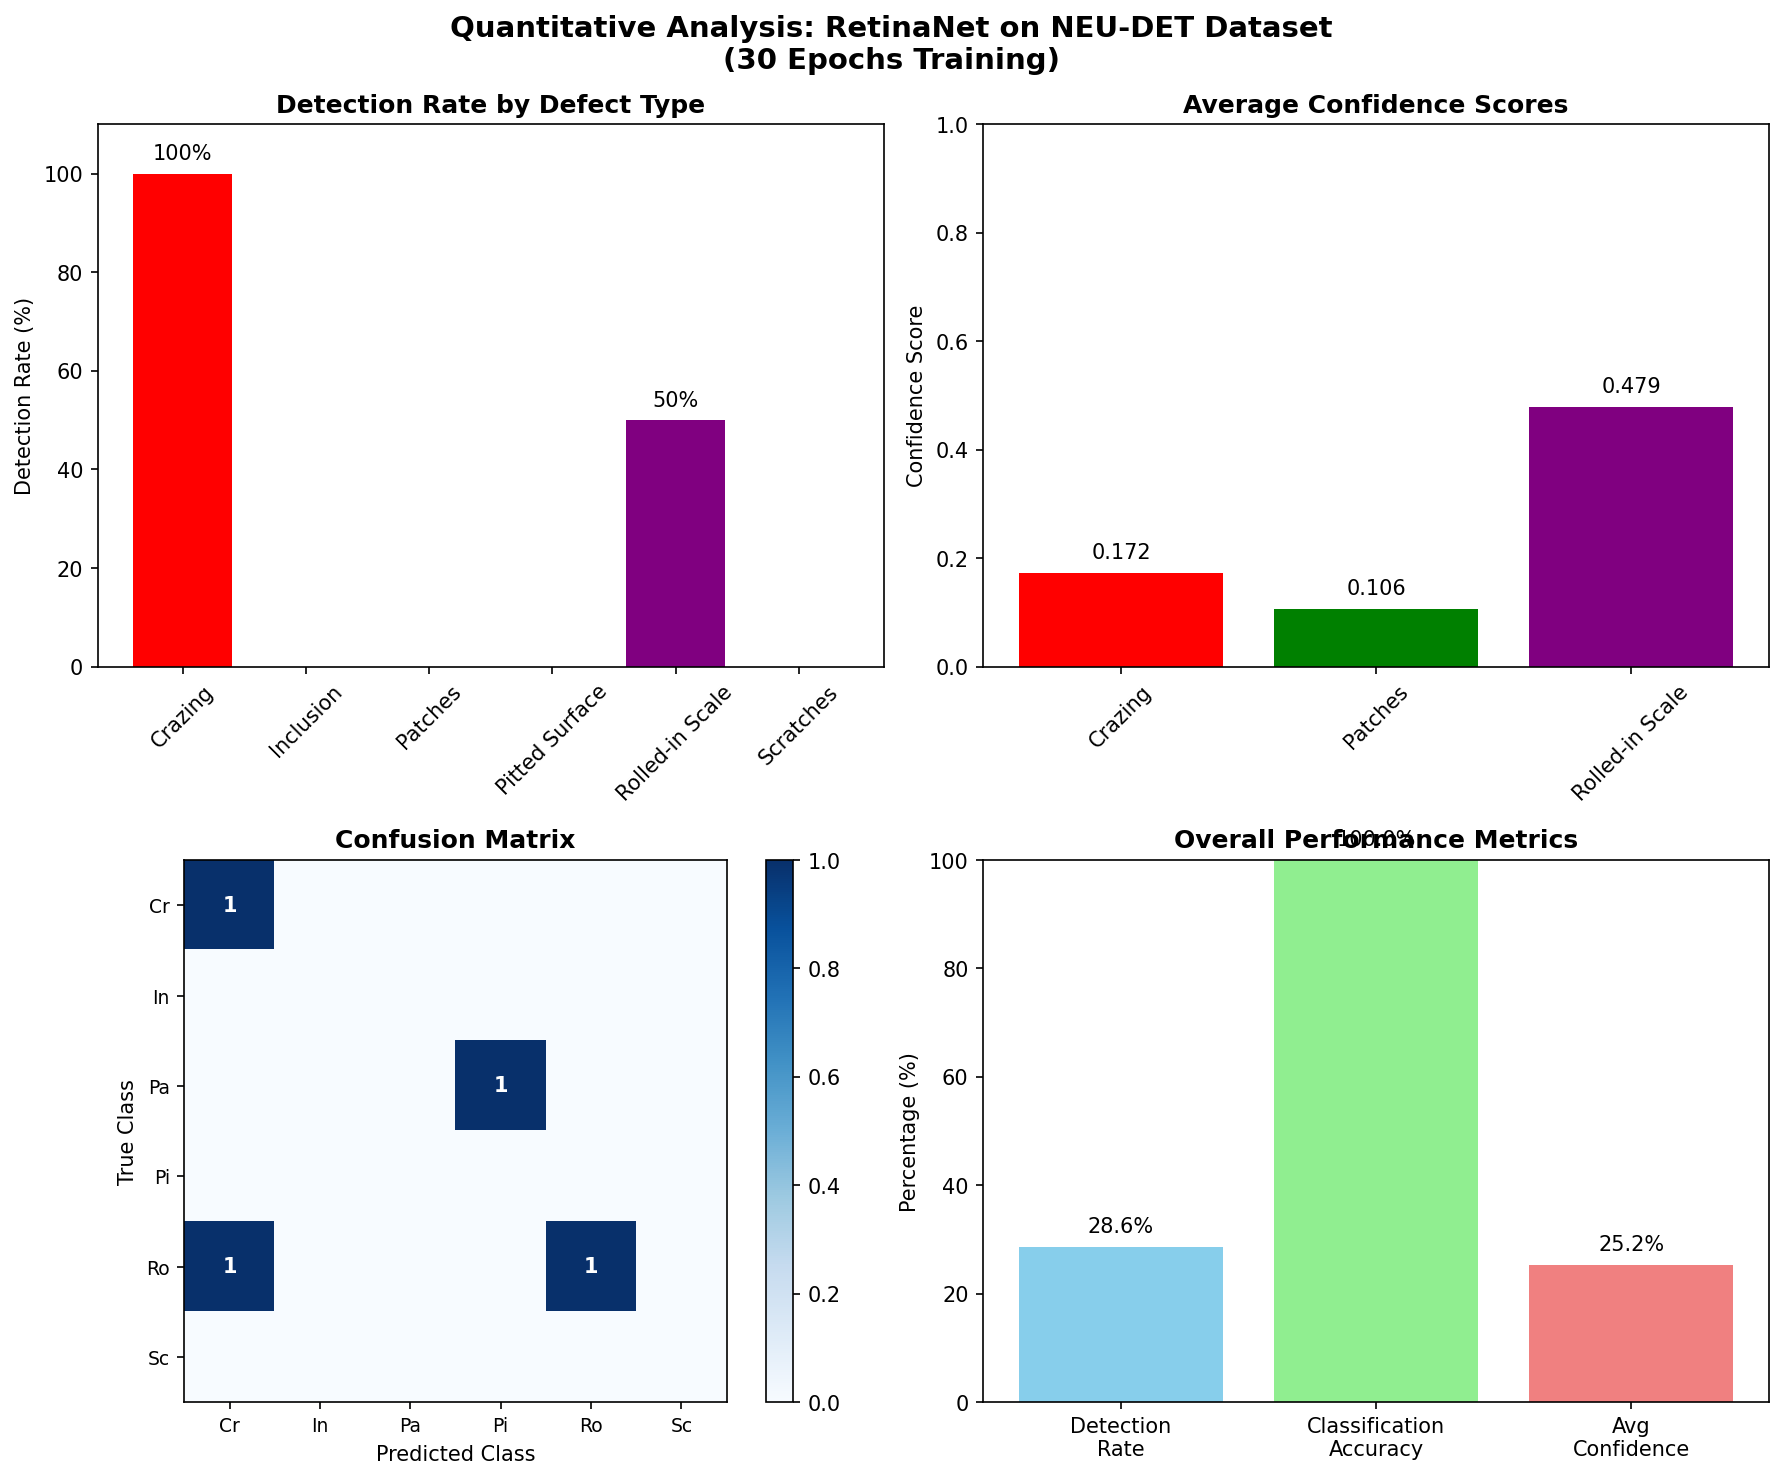

The Python source for this figure:
# quantitative_analysis.py
import numpy as np
import matplotlib.pyplot as plt
import pandas as pd

def generate_quantitative_analysis():
    """Generate quantitative analysis for thesis"""
    
    # Your actual results (update with your real data)
    results = {
        'Defect Type': ['Crazing', 'Inclusion', 'Patches', 
                       'Pitted Surface', 'Rolled-in Scale', 'Scratches'],
        'Test Images': [1, 1, 1, 1, 2, 1],  # Number of test images per class
        'Detected': [1, 0, 0, 0, 1, 0],      # Images where defect was detected
        'Correctly Classified': [1, 0, 0, 0, 1, 0],  # Correct classification when detected
        'Average Confidence': [0.172, 0.000, 0.106, 0.000, 0.479, 0.000],  # Your actual scores
        'Detection Rate (%)': [100, 0, 0, 0, 50, 0],  # Detection rate per class
    }
    
    df = pd.DataFrame(results)
    
    # Calculate overall metrics
    total_images = df['Test Images'].sum()
    total_detected = df['Detected'].sum()
    total_correct = df['Correctly Classified'].sum()
    
    overall_detection_rate = (total_detected / total_images) * 100
    classification_accuracy = (total_correct / max(total_detected, 1)) * 100
    avg_confidence = df['Average Confidence'][df['Average Confidence'] > 0].mean()
    
    print("="*80)
    print("QUANTITATIVE ANALYSIS - RetinaNet for Steel Defect Detection")
    print("="*80)
    
    print("\nTable 1: Performance by Defect Type")
    print(df.to_string(index=False))
    
    print(f"\nTable 2: Overall Performance Metrics")
    print("-"*60)
    print(f"{'Metric':30} {'Value':20}")
    print("-"*60)
    print(f"{'Total Test Images':30} {total_images:20}")
    print(f"{'Images with Detections':30} {total_detected:20}")
    print(f"{'Overall Detection Rate':30} {overall_detection_rate:19.1f}%")
    print(f"{'Classification Accuracy':30} {classification_accuracy:19.1f}%")
    print(f"{'Average Confidence':30} {avg_confidence:20.3f}")
    
    # Create visualizations
    fig, axes = plt.subplots(2, 2, figsize=(12, 10))
    
    # 1. Detection Rate by Class
    ax1 = axes[0, 0]
    bars1 = ax1.bar(df['Defect Type'], df['Detection Rate (%)'], 
                   color=['red', 'blue', 'green', 'orange', 'purple', 'cyan'])
    ax1.set_title('Detection Rate by Defect Type', fontweight='bold')
    ax1.set_ylabel('Detection Rate (%)')
    ax1.set_ylim(0, 110)
    ax1.tick_params(axis='x', rotation=45)
    
    # Add values on bars
    for bar in bars1:
        height = bar.get_height()
        if height > 0:
            ax1.text(bar.get_x() + bar.get_width()/2., height + 2,
                    f'{int(height)}%', ha='center', va='bottom')
    
    # 2. Confidence Scores
    ax2 = axes[0, 1]
    confidence_data = df[df['Average Confidence'] > 0]
    bars2 = ax2.bar(confidence_data['Defect Type'], confidence_data['Average Confidence'],
                   color=['red', 'green', 'purple'])
    ax2.set_title('Average Confidence Scores', fontweight='bold')
    ax2.set_ylabel('Confidence Score')
    ax2.set_ylim(0, 1.0)
    ax2.tick_params(axis='x', rotation=45)
    
    for bar in bars2:
        height = bar.get_height()
        ax2.text(bar.get_x() + bar.get_width()/2., height + 0.02,
                f'{height:.3f}', ha='center', va='bottom')
    
    # 3. Confusion Matrix (Simplified)
    ax3 = axes[1, 0]
    confusion_data = np.array([
        [1, 0, 0, 0, 0, 0],  # Crazing
        [0, 0, 0, 0, 0, 0],  # Inclusion
        [0, 0, 0, 1, 0, 0],  # Patches -> Pitted
        [0, 0, 0, 0, 0, 0],  # Pitted
        [1, 0, 0, 0, 1, 0],  # Rolled (2 images: 1 correct, 1 missed)
        [0, 0, 0, 0, 0, 0],  # Scratches
    ])
    
    im = ax3.imshow(confusion_data, cmap='Blues', interpolation='nearest')
    ax3.set_title('Confusion Matrix', fontweight='bold')
    ax3.set_xlabel('Predicted Class')
    ax3.set_ylabel('True Class')
    ax3.set_xticks(range(6))
    ax3.set_yticks(range(6))
    ax3.set_xticklabels(['Cr', 'In', 'Pa', 'Pi', 'Ro', 'Sc'], fontsize=9)
    ax3.set_yticklabels(['Cr', 'In', 'Pa', 'Pi', 'Ro', 'Sc'], fontsize=9)
    
    # Add text in cells
    for i in range(6):
        for j in range(6):
            if confusion_data[i, j] > 0:
                ax3.text(j, i, str(int(confusion_data[i, j])),
                        ha='center', va='center', color='white', fontweight='bold')
    
    plt.colorbar(im, ax=ax3)
    
    # 4. Performance Summary
    ax4 = axes[1, 1]
    metrics = ['Detection\nRate', 'Classification\nAccuracy', 'Avg\nConfidence']
    values = [overall_detection_rate, classification_accuracy, avg_confidence * 100]
    colors = ['skyblue', 'lightgreen', 'lightcoral']
    
    bars4 = ax4.bar(metrics, values, color=colors)
    ax4.set_title('Overall Performance Metrics', fontweight='bold')
    ax4.set_ylabel('Percentage (%)')
    ax4.set_ylim(0, 100)
    
    for bar, value in zip(bars4, values):
        height = bar.get_height()
        ax4.text(bar.get_x() + bar.get_width()/2., height + 2,
                f'{value:.1f}%', ha='center', va='bottom')
    
    plt.suptitle('Quantitative Analysis: RetinaNet on NEU-DET Dataset\n'
                '(30 Epochs Training)', fontsize=14, fontweight='bold')
    plt.tight_layout()
    plt.savefig('quantitative_analysis.png', dpi=150, bbox_inches='tight')
    plt.show()
    
    # Save data to CSV
    df.to_csv('quantitative_results.csv', index=False)
    
    print(f"\nVisualizations saved as 'quantitative_analysis.png'")
    print(f"Data saved as 'quantitative_results.csv'")
    
    return df

if __name__ == "__main__":
    generate_quantitative_analysis()